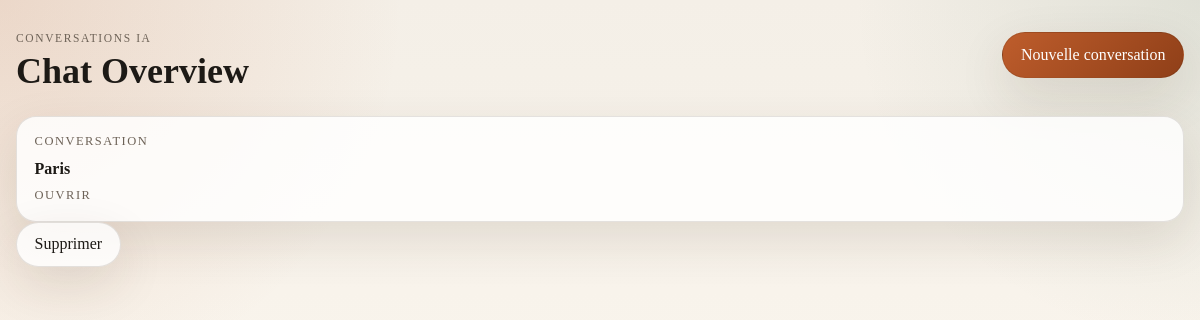
Before: /chat with the older database file.
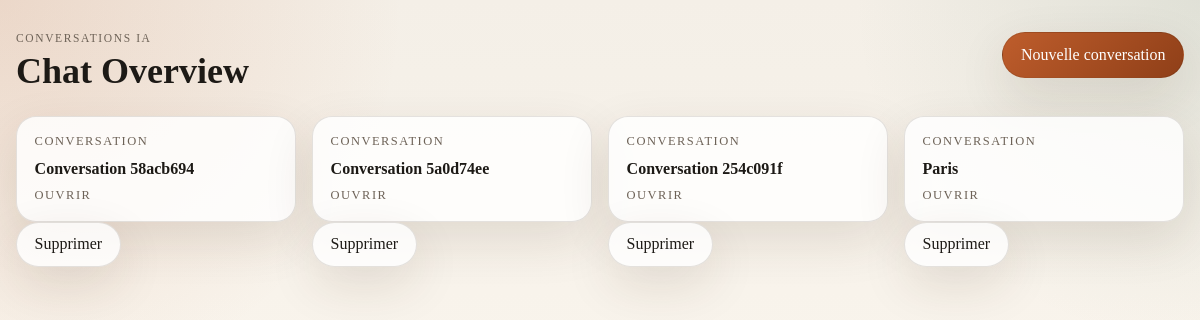
After: the same page with the newer database file.
### app.py (models this page shows)
class Chat(db.Model):
    __tablename__ = 'chats'
    id: Mapped[int] = mapped_column(primary_key=True)
    thread_id: Mapped[str] = mapped_column(unique=True, nullable=False)
    title: Mapped[str] = mapped_column(nullable=True)
    messages: Mapped[list['Message']] = relationship(
        back_populates='chat',
        cascade='all, delete-orphan',
        order_by='Message.id',
    )

### app.py (the view)
@app.route('/chat')
def chat_overview():
    return render_template('chats/chat_overview.html', chat_list=get_all_chats())

### app.py (called while the page is built)
def get_all_chats():
    return Chat.query.order_by(Chat.id.desc()).all()

### templates/chats/chat_overview.html (shortened to what this page needs)
{% extends 'base.html' %}
{% block header %}
    <div class="page-header">
        <div>
            <p class="eyebrow">Conversations IA</p>
            <h1>Chat Overview</h1>
        </div>
        <a class="button button-primary" href="{{ url_for('new_chat') }}">Nouvelle conversation</a>
    </div>
{% endblock %}
{% block content %}
    {% if chat_list %}
        <div class="conversation-list">
            {% for chat in chat_list %}
                <div class="conversation-card-row">
                    <a class="conversation-card" href="{{ url_for('chat', chat_id=chat.thread_id) }}">
                        <span class="conversation-label">Conversation</span>
                        <strong>{{ chat.title or chat.thread_id[:8] }}</strong>
                        <span class="conversation-link">Ouvrir</span>
                    </a>
                    <form class="conversation-actions" method="post" action="{{ url_for('delete_chat', chat_id=chat.thread_id) }}" onsubmit="return confirm('Supprimer cette conversation ?');">
                        <button class="button button-danger" type="submit">Supprimer</button>
                    </form>
                </div>
            {% endfor %}
        </div>
    {% else %}
        <div class="empty-state">
            <h2>Aucune conversation pour le moment</h2>
            <p>Crée une nouvelle conversation pour commencer à discuter avec l'IA.</p>
            <a class="button button-primary" href="{{ url_for('new_chat') }}">Démarrer une conversation</a>
        </div>
    {% endif %}
{% endblock %}

### templates/base.html (shortened to what this page needs)
<!DOCTYPE html>
<link rel="stylesheet" href="{{ url_for('static', filename='style.css') }}">
<section class="content">
    <header>
        {% block header %}{% endblock %}
    </header>
    {% block content %}{% endblock %}
</section>

### static/style.css (style rules this page uses)
* { box-sizing: border-box; }
.content { width: min(1180px, calc(100% - 2rem)); margin: 0 auto; padding: 2rem 0 3rem; }
.page-header { display: flex; align-items: flex-start; justify-content: space-between; gap: 1rem; margin-bottom: 1.5rem; }
.eyebrow { margin: 0 0 0.35rem; text-transform: uppercase; letter-spacing: 0.14em; font-size: 0.72rem; color: var(--muted); }
h1, h2, h3, p { margin-top: 0; }
h1 { margin-bottom: 0; font-size: clamp(2rem, 3vw, 3rem); }
.button { display: inline-flex; align-items: center; justify-content: center; gap: 0.4rem; padding: 0.8rem 1.1rem; border: 1px solid var(--border); border-radius: 999px; background: var(--surface); color: var(--text); text-decoration: none; font: inherit; box-shadow: var(--shadow); transition: transform 160ms ease, border-color 160ms ease, background 160ms ease; }
.button-primary { background: linear-gradient(135deg, var(--accent), var(--accent-strong)); color: #fff; }
.conversation-list { display: grid; grid-template-columns: repeat(auto-fit, minmax(240px, 1fr)); gap: 1rem; }
.conversation-card { display: flex; flex-direction: column; gap: 0.65rem; padding: 1.1rem; border: 1px solid var(--border); border-radius: 1.25rem; background: var(--surface); text-decoration: none; color: inherit; box-shadow: var(--shadow); }
.conversation-label, .conversation-link, .message-role { font-size: 0.78rem; text-transform: uppercase; letter-spacing: 0.12em; color: var(--muted); }

Changed rows visible on the page:
added Chat: title "Conversation 58acb694"
added Chat: title "Conversation 5a0d74ee"
added Chat: title "Conversation 254c091f"
